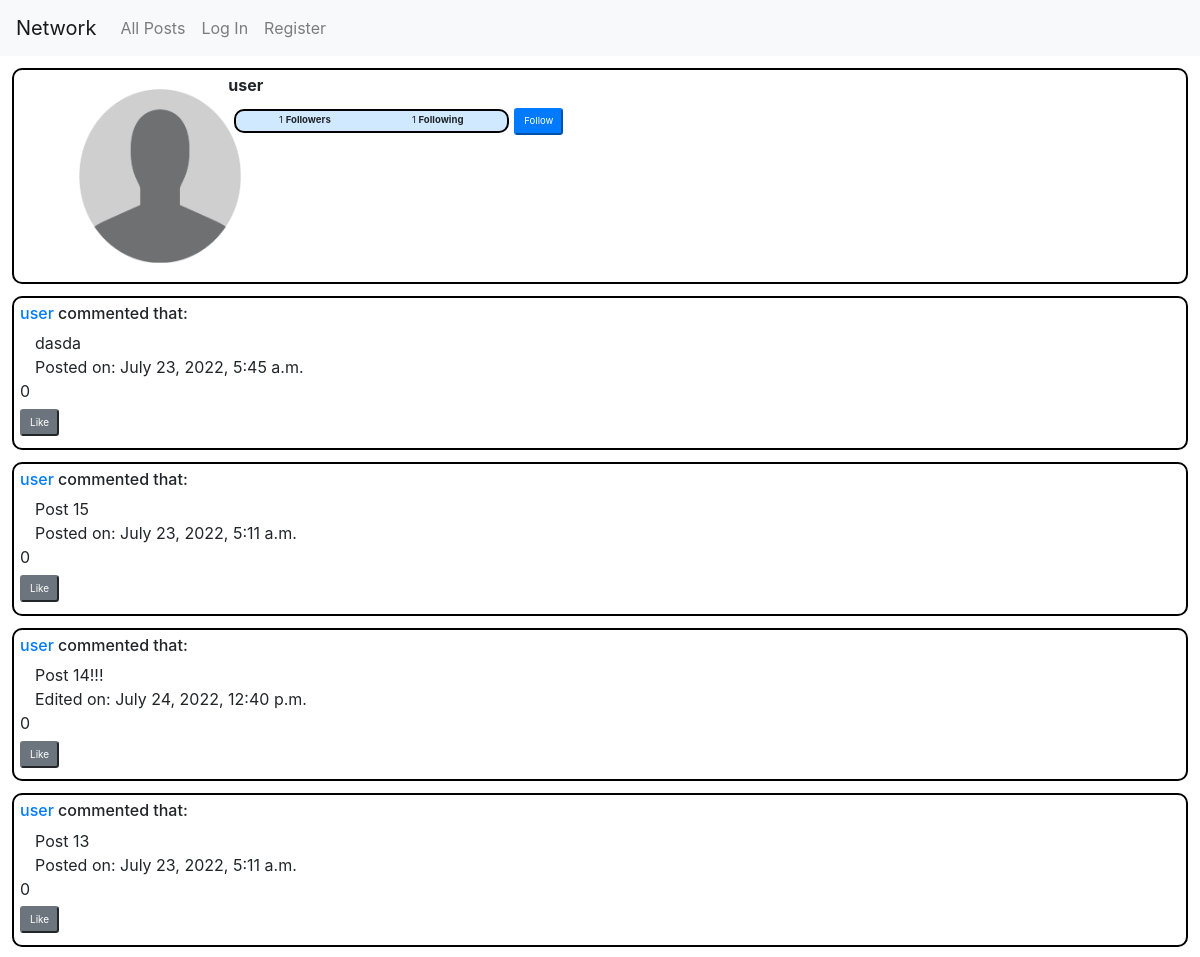
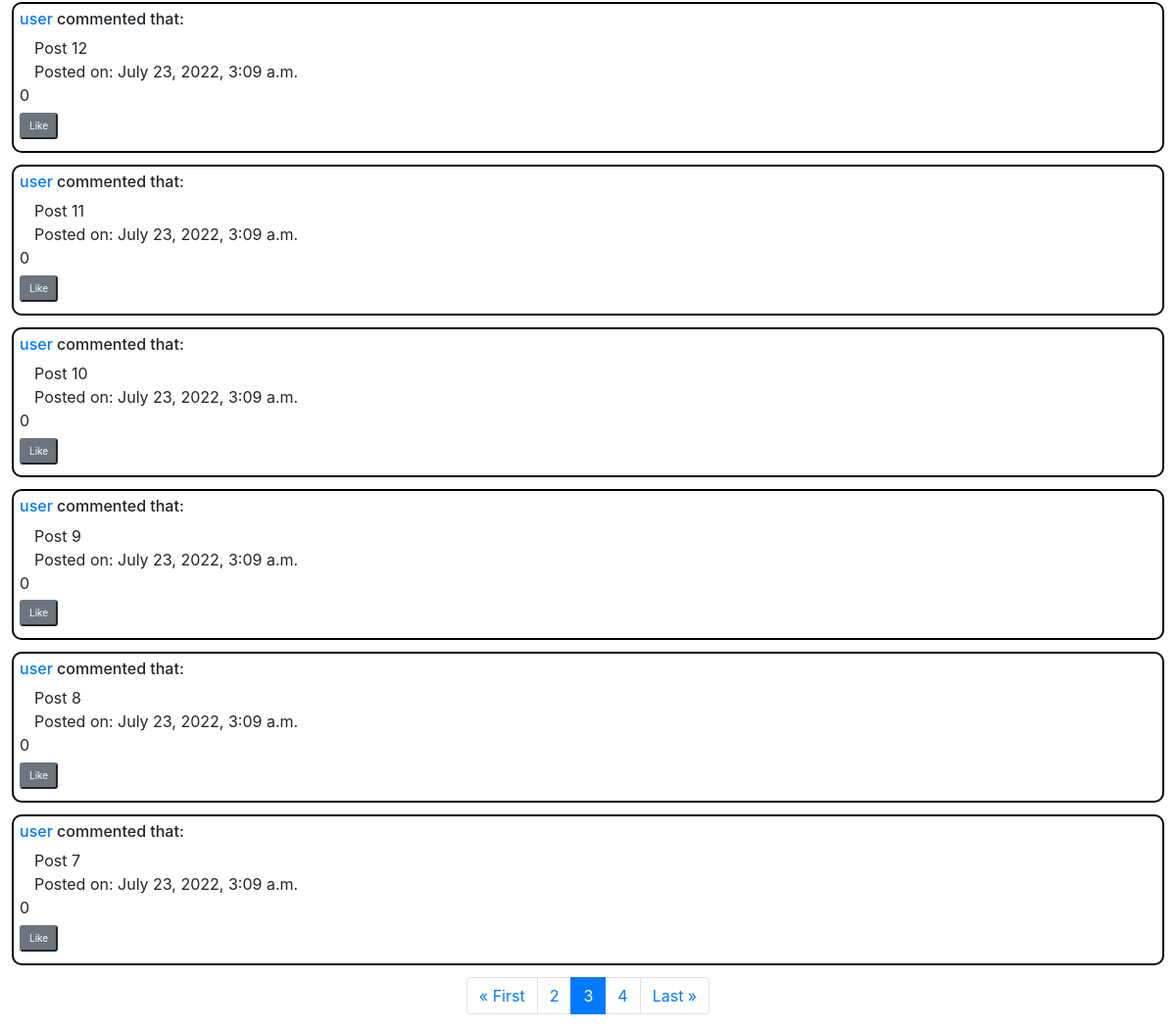
The page /profile/2?page=3 on the database its author committed (2 pictures, top to bottom).
### network/models.py (models this page shows, shortened)
class User(AbstractUser):
    id = models.BigAutoField(primary_key=True)
    following_list = models.ManyToManyField("self", symmetrical=False, blank=True, related_name="Followers")

class Post(models.Model):
    post_id = models.BigAutoField(primary_key=True)
    post_content = models.TextField()
    post_timestamp = models.DateTimeField(auto_now_add=True, verbose_name="Post_Created")
    post_edited = models.BooleanField(default=False)
    post_edited_timestamp = models.DateTimeField(auto_now=True, verbose_name="Post_Edited", null=True, blank=True)    # Only updated for Model.save(). May be empty as may not be edited
    post_num_likes = models.IntegerField(default=0)
    post_likes_list = models.ManyToManyField(User, related_name="Posts_Liked")
    user = models.ForeignKey(User, on_delete=models.CASCADE, related_name="Author")
    class Meta:
        ordering = ['-post_timestamp']

### network/views.py (the view)
# urls.py: path("profile/<int:profile_id>", views.profile, name="profile"),
def profile(request, profile_id):
    requested_profile = UserProfile.objects.filter(profile_id=profile_id)
    requested_user = requested_profile[0]
    requested_user = requested_user.user
    current_user = request.user
    if request.method == "POST":
        current_user_following_list = current_user.following_list
        if request.POST.get("Follow-Button") == "Follow":
            current_user_following_list.add(requested_user)
        elif request.POST.get("Unfollow-Button") == "Unfollow":
            current_user_following_list.remove(requested_user)
        return HttpResponseRedirect(reverse("profile", args=(profile_id, )))    # Gotta make it a Tuple
    else:
        personal_posts = Post.objects.filter(user=requested_user)
        personal_posts_object_list = []
        for object in personal_posts:
            personal_posts_object_list.append(object)
        personal_posts_paginator = Paginator(personal_posts_object_list, 10)  # Object List, then Number of Items per Page
        personal_page_num = request.GET.get('page')
        personal_page_obj = personal_posts_paginator.get_page(personal_page_num)
        follower_num = requested_user.Followers.all().count()
        following_num = requested_user.following_list.all().count()
        return render(request, "network/profile.html", {
            "requested_profile": requested_profile,
            "follower_num": follower_num,
            "following_num": following_num,
            "requested_user": requested_user,
            'personal_page_obj': personal_page_obj
        })

### network/templates/network/profile.html (shortened to what this page needs)
{% extends "network/layout.html" %}
{% load static %}
{% block body %}
    <div class="general-post-profile container-fluid">
        <div id="Profile-Pic" class="left-div col-2 container-fluid">
            {% if requested_profile.profile_picture %}
                {{ requested_profile.profile_picture }}
            {% else %}
                <img src="/media/uploads/Default-Profile.png" alt="Default Profile Picture" width="250" height="200">
            {% endif %}
        </div>
        <div id="Details" class="right-div col-10 container-fluid">
            <h6><strong>{{ requested_user.username }}</strong></h6>
            <div class="follow-div same-line-div">
                <span class="left-div responsive-text">{{ follower_num }} <strong>Followers</strong></span>
                <span class="right-div responsive-text">{{ following_num }} <strong>Following</strong></span>
            </div>
            {% if user != requested_user %}
                <div class="container-fluid">
                    <form method="post" action="{% url 'profile' requested_user.User_Profile.profile_id %}">
                        {% if requested_user in user.following_list.all %}
                            <input type="hidden" value="{{ requested_user.id }}">
                            <button type="submit" class="btn-sm btn-primary button-margins-follow responsive-text" name="Unfollow-Button" value="Unfollow">Unfollow</button>
                        {% else %}
                            <button type="submit" class="btn-sm btn-primary button-margins-follow responsive-text" name="Follow-Button" value="Follow">Follow</button>
                        {% endif %}
                    </form>
                </div>
            {% endif %}
        </div>
    </div>
    {% for post in personal_page_obj %}
        <div class="general-post">
            <h6><a href="{% url 'profile' post.user.User_Profile.profile_id %}">{{ post.user.username }}</a> commented that:</h6>
            <div id="Post-{{ post.post_id }}" class="container-fluid Post-View">
                <div name="Post-Contents" class="Post-Contents" id="Post-Contents-{{ post.post_id }}">
                    {{ post.post_content }}
                </div>
                {% if post.post_edited %}
                    <span id="Post-Edited-Timestamp-{{ post.post_id }}">Edited on: {{ post.post_edited_timestamp }}</span>
                {% else %}
                    <span id="Post-Timestamp-{{ post.post_id }}">Posted on: {{ post.post_timestamp }}</span>
                {% endif %}
            </div>
            <div id="Post-Buttons-{{ post.post_id }}">
                <span id="Num-Likes-{{ post.post_id }}">{{ post.post_num_likes }}</span>
                <div id="Post-Like-Div-{{ post.post_id }}">
                    <button class="btn-sm btn-secondary button-margins Post-Like-Button" id="Post-Like-Button-{{ post.post_id }}" value="{{ post.post_id }}">Like</button>
                </div>
            </div>
        </div>
    {% endfor %}
    <nav>
        <ul class="pagination justify-content-center">
            {% if personal_page_obj.number == 1 %}
                <li class="page-item disabled"><a class="page-link" href="?page=1">&laquo; First</a></li>
            {% else %}
                <li class="page-item"><a class="page-link" href="?page=1">&laquo; First</a></li>
            {% endif %}
            {% if personal_page_obj.has_previous %}
                <li class="page-item"><a class="page-link" href="?page={{ personal_page_obj.previous_page_number }}">{{ personal_page_obj.previous_page_number }}</a></li>
            {% endif %}
                <li class="page-item active"><a class="page-link" href="?page={{ personal_page_obj.number }}">{{ personal_page_obj.number }}</a></li>
            {% if personal_page_obj.has_next %}
                <li class="page-item"><a class="page-link" href="?page={{ personal_page_obj.next_page_number }}">{{ personal_page_obj.next_page_number }}</a></li>
            {% endif %}
            {% if personal_page_obj.number == personal_page_obj.paginator.num_pages %}
                <li class="page-item disabled"><a class="page-link" href="?page={{ personal_page_obj.paginator.num_pages }}">Last &raquo;</a></li>
            {% else %}
                <li class="page-item"><a class="page-link" href="?page={{ personal_page_obj.paginator.num_pages }}">Last &raquo;</a></li>
            {% endif %}
        </ul>
    </nav>
{% endblock %}

### network/static/network/styles.css (style rules this page uses)
.follow-div, .general-post-profile, .general-post { border: 2px solid black; border-radius: 10px; text-align: left; width: auto; margin: 1%; padding: 0.5%; }
.button-margins-follow, .button-margins-post, .button-margins { margin-top: 0.5%; margin-bottom: 0.5%; vertical-align: middle; font-size: x-small; }
.button-margins-follow { margin-top: 1%; font-size: small; }
.responsive-text { font-size: 0.8vw; }
.general-post-profile { overflow: auto; height: auto; }
.follow-div { overflow: auto; width: 50%; text-align: center; background-color: rgb(209, 233, 255); }
.same-line-div { float: left; }
.left-div, .right-div { width: 50%; float: left; }

### rows shown on the page
User: username "user"
Post: user.username "user", post_content "dasda", post_timestamp "July 23, 2022, 5:45 a.m.", post_num_likes "0", {{ post.post_id }} 16 (drawn)
Post: user.username "user", post_content "Post 15", post_timestamp "July 23, 2022, 5:11 a.m.", post_num_likes "0", {{ post.post_id }} 15 (drawn)
Post: user.username "user", post_content "Post 14!!!", post_edited_timestamp "July 24, 2022, 12:40 p.m.", post_num_likes "0", {{ post.post_id }} 14 (drawn)
Post: user.username "user", post_content "Post 13", post_timestamp "July 23, 2022, 5:11 a.m.", post_num_likes "0", {{ post.post_id }} 13 (drawn)
Post: user.username "user", post_content "Post 12", post_timestamp "July 23, 2022, 3:09 a.m.", post_num_likes "0", {{ post.post_id }} 12 (drawn)
Post: user.username "user", post_content "Post 11", post_timestamp "July 23, 2022, 3:09 a.m.", post_num_likes "0", {{ post.post_id }} 11 (drawn)
Post: user.username "user", post_content "Post 10", post_timestamp "July 23, 2022, 3:09 a.m.", post_num_likes "0", {{ post.post_id }} 10 (drawn)
Post: user.username "user", post_content "Post 9", post_timestamp "July 23, 2022, 3:09 a.m.", post_num_likes "0", {{ post.post_id }} 9 (drawn)
Post: user.username "user", post_content "Post 8", post_timestamp "July 23, 2022, 3:09 a.m.", post_num_likes "0", {{ post.post_id }} 8 (drawn)
Post: user.username "user", post_content "Post 7", post_timestamp "July 23, 2022, 3:09 a.m.", post_num_likes "0", {{ post.post_id }} 7 (drawn)

### other values the page prints
{{ follower_num }} "1"
{{ following_num }} "1"
{{ personal_page_obj.previous_page_number }} "2"
{{ personal_page_obj.number }} "3"
{{ personal_page_obj.next_page_number }} "4"
